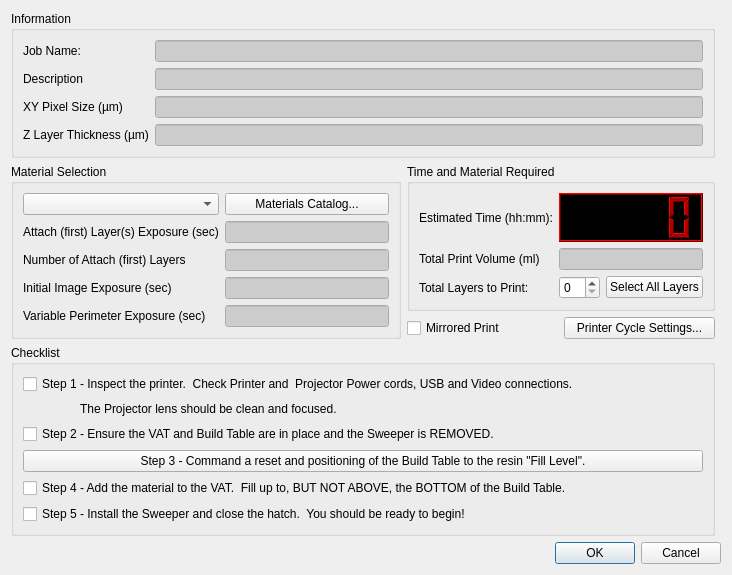
<?xml version="1.0" encoding="UTF-8"?>
<ui version="4.0">
 <class>DlgPrintPrep</class>
 <widget class="QDialog" name="DlgPrintPrep">
  <property name="geometry">
   <rect>
    <x>0</x>
    <y>0</y>
    <width>732</width>
    <height>522</height>
   </rect>
  </property>
  <property name="windowTitle">
   <string>B9Creator - Print Parameters</string>
  </property>
  <layout class="QGridLayout" name="gridLayout_5">
   <item row="0" column="1" colspan="3">
    <widget class="QGroupBox" name="groupBox_2">
     <property name="title">
      <string>Information</string>
     </property>
     <layout class="QGridLayout" name="gridLayout_2">
      <item row="0" column="1" colspan="2">
       <widget class="QLineEdit" name="lineEditName">
        <property name="sizePolicy">
         <sizepolicy hsizetype="Preferred" vsizetype="Fixed">
          <horstretch>0</horstretch>
          <verstretch>0</verstretch>
         </sizepolicy>
        </property>
        <property name="palette">
         <palette>
          <active>
           <colorrole role="Text">
            <brush brushstyle="SolidPattern">
             <color alpha="255">
              <red>0</red>
              <green>0</green>
              <blue>188</blue>
             </color>
            </brush>
           </colorrole>
           <colorrole role="Base">
            <brush brushstyle="SolidPattern">
             <color alpha="255">
              <red>204</red>
              <green>204</green>
              <blue>204</blue>
             </color>
            </brush>
           </colorrole>
          </active>
          <inactive>
           <colorrole role="Text">
            <brush brushstyle="SolidPattern">
             <color alpha="255">
              <red>0</red>
              <green>0</green>
              <blue>188</blue>
             </color>
            </brush>
           </colorrole>
           <colorrole role="Base">
            <brush brushstyle="SolidPattern">
             <color alpha="255">
              <red>204</red>
              <green>204</green>
              <blue>204</blue>
             </color>
            </brush>
           </colorrole>
          </inactive>
          <disabled>
           <colorrole role="Text">
            <brush brushstyle="SolidPattern">
             <color alpha="255">
              <red>120</red>
              <green>120</green>
              <blue>120</blue>
             </color>
            </brush>
           </colorrole>
           <colorrole role="Base">
            <brush brushstyle="SolidPattern">
             <color alpha="255">
              <red>240</red>
              <green>240</green>
              <blue>240</blue>
             </color>
            </brush>
           </colorrole>
          </disabled>
         </palette>
        </property>
        <property name="toolTip">
         <string>Job File Name</string>
        </property>
        <property name="whatsThis">
         <string>Job File Name</string>
        </property>
        <property name="readOnly">
         <bool>true</bool>
        </property>
       </widget>
      </item>
      <item row="1" column="0">
       <widget class="QLabel" name="label_2">
        <property name="text">
         <string>Description</string>
        </property>
       </widget>
      </item>
      <item row="1" column="1" colspan="2">
       <widget class="QLineEdit" name="lineEditDescription">
        <property name="sizePolicy">
         <sizepolicy hsizetype="Preferred" vsizetype="Fixed">
          <horstretch>0</horstretch>
          <verstretch>0</verstretch>
         </sizepolicy>
        </property>
        <property name="palette">
         <palette>
          <active>
           <colorrole role="Text">
            <brush brushstyle="SolidPattern">
             <color alpha="255">
              <red>0</red>
              <green>0</green>
              <blue>188</blue>
             </color>
            </brush>
           </colorrole>
           <colorrole role="Base">
            <brush brushstyle="SolidPattern">
             <color alpha="255">
              <red>204</red>
              <green>204</green>
              <blue>204</blue>
             </color>
            </brush>
           </colorrole>
          </active>
          <inactive>
           <colorrole role="Text">
            <brush brushstyle="SolidPattern">
             <color alpha="255">
              <red>0</red>
              <green>0</green>
              <blue>188</blue>
             </color>
            </brush>
           </colorrole>
           <colorrole role="Base">
            <brush brushstyle="SolidPattern">
             <color alpha="255">
              <red>204</red>
              <green>204</green>
              <blue>204</blue>
             </color>
            </brush>
           </colorrole>
          </inactive>
          <disabled>
           <colorrole role="Text">
            <brush brushstyle="SolidPattern">
             <color alpha="255">
              <red>120</red>
              <green>120</green>
              <blue>120</blue>
             </color>
            </brush>
           </colorrole>
           <colorrole role="Base">
            <brush brushstyle="SolidPattern">
             <color alpha="255">
              <red>240</red>
              <green>240</green>
              <blue>240</blue>
             </color>
            </brush>
           </colorrole>
          </disabled>
         </palette>
        </property>
        <property name="toolTip">
         <string>Job File Description</string>
        </property>
        <property name="whatsThis">
         <string>Job File Description</string>
        </property>
        <property name="readOnly">
         <bool>true</bool>
        </property>
       </widget>
      </item>
      <item row="0" column="0">
       <widget class="QLabel" name="label">
        <property name="sizePolicy">
         <sizepolicy hsizetype="Fixed" vsizetype="Preferred">
          <horstretch>0</horstretch>
          <verstretch>0</verstretch>
         </sizepolicy>
        </property>
        <property name="text">
         <string>Job Name:</string>
        </property>
       </widget>
      </item>
      <item row="3" column="0">
       <widget class="QLabel" name="label_4">
        <property name="text">
         <string>Z Layer Thickness (µm)</string>
        </property>
       </widget>
      </item>
      <item row="3" column="1" colspan="2">
       <widget class="QLineEdit" name="lineEditZSizeMicrons">
        <property name="sizePolicy">
         <sizepolicy hsizetype="Preferred" vsizetype="Fixed">
          <horstretch>0</horstretch>
          <verstretch>0</verstretch>
         </sizepolicy>
        </property>
        <property name="palette">
         <palette>
          <active>
           <colorrole role="Text">
            <brush brushstyle="SolidPattern">
             <color alpha="255">
              <red>0</red>
              <green>0</green>
              <blue>188</blue>
             </color>
            </brush>
           </colorrole>
           <colorrole role="Base">
            <brush brushstyle="SolidPattern">
             <color alpha="255">
              <red>204</red>
              <green>204</green>
              <blue>204</blue>
             </color>
            </brush>
           </colorrole>
          </active>
          <inactive>
           <colorrole role="Text">
            <brush brushstyle="SolidPattern">
             <color alpha="255">
              <red>0</red>
              <green>0</green>
              <blue>188</blue>
             </color>
            </brush>
           </colorrole>
           <colorrole role="Base">
            <brush brushstyle="SolidPattern">
             <color alpha="255">
              <red>204</red>
              <green>204</green>
              <blue>204</blue>
             </color>
            </brush>
           </colorrole>
          </inactive>
          <disabled>
           <colorrole role="Text">
            <brush brushstyle="SolidPattern">
             <color alpha="255">
              <red>120</red>
              <green>120</green>
              <blue>120</blue>
             </color>
            </brush>
           </colorrole>
           <colorrole role="Base">
            <brush brushstyle="SolidPattern">
             <color alpha="255">
              <red>240</red>
              <green>240</green>
              <blue>240</blue>
             </color>
            </brush>
           </colorrole>
          </disabled>
         </palette>
        </property>
        <property name="toolTip">
         <string>Job was sliced using this layer thickness</string>
        </property>
        <property name="whatsThis">
         <string>Job was sliced using this layer thickness</string>
        </property>
        <property name="text">
         <string/>
        </property>
        <property name="readOnly">
         <bool>true</bool>
        </property>
       </widget>
      </item>
      <item row="2" column="1" colspan="2">
       <widget class="QLineEdit" name="lineEditXYPixelSizeMicrons">
        <property name="sizePolicy">
         <sizepolicy hsizetype="Preferred" vsizetype="Fixed">
          <horstretch>0</horstretch>
          <verstretch>0</verstretch>
         </sizepolicy>
        </property>
        <property name="palette">
         <palette>
          <active>
           <colorrole role="Text">
            <brush brushstyle="SolidPattern">
             <color alpha="255">
              <red>0</red>
              <green>0</green>
              <blue>188</blue>
             </color>
            </brush>
           </colorrole>
           <colorrole role="Base">
            <brush brushstyle="SolidPattern">
             <color alpha="255">
              <red>204</red>
              <green>204</green>
              <blue>204</blue>
             </color>
            </brush>
           </colorrole>
          </active>
          <inactive>
           <colorrole role="Text">
            <brush brushstyle="SolidPattern">
             <color alpha="255">
              <red>0</red>
              <green>0</green>
              <blue>188</blue>
             </color>
            </brush>
           </colorrole>
           <colorrole role="Base">
            <brush brushstyle="SolidPattern">
             <color alpha="255">
              <red>204</red>
              <green>204</green>
              <blue>204</blue>
             </color>
            </brush>
           </colorrole>
          </inactive>
          <disabled>
           <colorrole role="Text">
            <brush brushstyle="SolidPattern">
             <color alpha="255">
              <red>120</red>
              <green>120</green>
              <blue>120</blue>
             </color>
            </brush>
           </colorrole>
           <colorrole role="Base">
            <brush brushstyle="SolidPattern">
             <color alpha="255">
              <red>240</red>
              <green>240</green>
              <blue>240</blue>
             </color>
            </brush>
           </colorrole>
          </disabled>
         </palette>
        </property>
        <property name="toolTip">
         <string>Job was sliced for this XY Pixel Size</string>
        </property>
        <property name="whatsThis">
         <string>Job was sliced for this XY Pixel Size</string>
        </property>
        <property name="text">
         <string/>
        </property>
        <property name="readOnly">
         <bool>true</bool>
        </property>
       </widget>
      </item>
      <item row="2" column="0">
       <widget class="QLabel" name="label_3">
        <property name="text">
         <string>XY Pixel Size (µm)</string>
        </property>
       </widget>
      </item>
     </layout>
    </widget>
   </item>
   <item row="3" column="1" colspan="3">
    <widget class="QGroupBox" name="groupBoxCheckList">
     <property name="title">
      <string>Checklist</string>
     </property>
     <layout class="QGridLayout" name="gridLayout">
      <item row="0" column="0" colspan="3">
       <widget class="QCheckBox" name="checkBoxStep1">
        <property name="toolTip">
         <string>Step 1 - Inspect the Printer.</string>
        </property>
        <property name="whatsThis">
         <string>Step 1 - Inspect the Printer.  Make sure everything is connected and ready to go.</string>
        </property>
        <property name="text">
         <string>Step 1 - Inspect the printer.  Check Printer and  Projector Power cords, USB and Video connections.</string>
        </property>
       </widget>
      </item>
      <item row="2" column="0" colspan="3">
       <widget class="QCheckBox" name="checkBoxStep2">
        <property name="toolTip">
         <string>Step 2 - Remove the Sweeper.</string>
        </property>
        <property name="whatsThis">
         <string>Step 2 - Remove the Sweeper.  The upcoming reset and repositioning to the fill position may damage the PDMS if the VAT is dry.</string>
        </property>
        <property name="text">
         <string>Step 2 - Ensure the VAT and Build Table are in place and the Sweeper is REMOVED.</string>
        </property>
       </widget>
      </item>
      <item row="3" column="0" colspan="3">
       <widget class="QPushButton" name="pushButtonStep3">
        <property name="toolTip">
         <string>Click to reset the printer and move to the fill position.</string>
        </property>
        <property name="whatsThis">
         <string>Click to reset the printer and move to the fill position.  The Build Table and Sweeper should be removed for &quot;Dry Runs&quot;</string>
        </property>
        <property name="text">
         <string>Step 3 - Command a reset and positioning of the Build Table to the resin &quot;Fill Level&quot;.</string>
        </property>
       </widget>
      </item>
      <item row="4" column="0" colspan="3">
       <widget class="QCheckBox" name="checkBoxStep4">
        <property name="toolTip">
         <string>Fill the VAT with Resin. DO NOT OVERFILL!</string>
        </property>
        <property name="whatsThis">
         <string>Fill the VAT with Resin. DO NOT OVERFILL!  If the resin begins to run low, you can pause the print and add more.</string>
        </property>
        <property name="text">
         <string>Step 4 - Add the material to the VAT.  Fill up to, BUT NOT ABOVE, the BOTTOM of the Build Table.</string>
        </property>
       </widget>
      </item>
      <item row="5" column="0" colspan="3">
       <widget class="QCheckBox" name="checkBoxStep5">
        <property name="toolTip">
         <string>Intall the Sweeper and close the Hatch</string>
        </property>
        <property name="whatsThis">
         <string>Intall the Sweeper and close the Hatch</string>
        </property>
        <property name="text">
         <string>Step 5 - Install the Sweeper and close the hatch.  You should be ready to begin!</string>
        </property>
       </widget>
      </item>
      <item row="1" column="2">
       <widget class="QLabel" name="label_Step1a">
        <property name="sizePolicy">
         <sizepolicy hsizetype="Expanding" vsizetype="Preferred">
          <horstretch>0</horstretch>
          <verstretch>0</verstretch>
         </sizepolicy>
        </property>
        <property name="text">
         <string>The Projector lens should be clean and focused.</string>
        </property>
       </widget>
      </item>
      <item row="1" column="0">
       <spacer name="horizontalSpacer">
        <property name="orientation">
         <enum>Qt::Horizontal</enum>
        </property>
        <property name="sizeType">
         <enum>QSizePolicy::Fixed</enum>
        </property>
        <property name="sizeHint" stdset="0">
         <size>
          <width>45</width>
          <height>18</height>
         </size>
        </property>
       </spacer>
      </item>
     </layout>
    </widget>
   </item>
   <item row="4" column="1" colspan="4">
    <widget class="QDialogButtonBox" name="buttonBox">
     <property name="enabled">
      <bool>true</bool>
     </property>
     <property name="toolTip">
      <string>Print or Cancel the process</string>
     </property>
     <property name="whatsThis">
      <string/>
     </property>
     <property name="orientation">
      <enum>Qt::Horizontal</enum>
     </property>
     <property name="standardButtons">
      <set>QDialogButtonBox::Cancel|QDialogButtonBox::Ok</set>
     </property>
    </widget>
   </item>
   <item row="1" column="2" colspan="2">
    <widget class="QGroupBox" name="groupBox_4">
     <property name="title">
      <string>Time and Material Required</string>
     </property>
     <layout class="QGridLayout" name="gridLayout_4">
      <item row="0" column="0">
       <widget class="QLabel" name="label_11">
        <property name="text">
         <string>Estimated Time (hh:mm):</string>
        </property>
       </widget>
      </item>
      <item row="0" column="1" colspan="2">
       <widget class="QLCDNumber" name="lcdNumberTimeRequired">
        <property name="sizePolicy">
         <sizepolicy hsizetype="MinimumExpanding" vsizetype="Minimum">
          <horstretch>0</horstretch>
          <verstretch>0</verstretch>
         </sizepolicy>
        </property>
        <property name="minimumSize">
         <size>
          <width>0</width>
          <height>40</height>
         </size>
        </property>
        <property name="palette">
         <palette>
          <active>
           <colorrole role="WindowText">
            <brush brushstyle="SolidPattern">
             <color alpha="255">
              <red>170</red>
              <green>0</green>
              <blue>0</blue>
             </color>
            </brush>
           </colorrole>
           <colorrole role="Light">
            <brush brushstyle="SolidPattern">
             <color alpha="255">
              <red>255</red>
              <green>0</green>
              <blue>0</blue>
             </color>
            </brush>
           </colorrole>
           <colorrole role="Dark">
            <brush brushstyle="SolidPattern">
             <color alpha="255">
              <red>103</red>
              <green>0</green>
              <blue>0</blue>
             </color>
            </brush>
           </colorrole>
           <colorrole role="Text">
            <brush brushstyle="SolidPattern">
             <color alpha="255">
              <red>0</red>
              <green>0</green>
              <blue>0</blue>
             </color>
            </brush>
           </colorrole>
           <colorrole role="ButtonText">
            <brush brushstyle="SolidPattern">
             <color alpha="255">
              <red>0</red>
              <green>0</green>
              <blue>0</blue>
             </color>
            </brush>
           </colorrole>
           <colorrole role="Base">
            <brush brushstyle="SolidPattern">
             <color alpha="255">
              <red>255</red>
              <green>255</green>
              <blue>255</blue>
             </color>
            </brush>
           </colorrole>
           <colorrole role="Window">
            <brush brushstyle="SolidPattern">
             <color alpha="255">
              <red>0</red>
              <green>0</green>
              <blue>0</blue>
             </color>
            </brush>
           </colorrole>
          </active>
          <inactive>
           <colorrole role="WindowText">
            <brush brushstyle="SolidPattern">
             <color alpha="255">
              <red>170</red>
              <green>0</green>
              <blue>0</blue>
             </color>
            </brush>
           </colorrole>
           <colorrole role="Light">
            <brush brushstyle="SolidPattern">
             <color alpha="255">
              <red>255</red>
              <green>0</green>
              <blue>0</blue>
             </color>
            </brush>
           </colorrole>
           <colorrole role="Dark">
            <brush brushstyle="SolidPattern">
             <color alpha="255">
              <red>103</red>
              <green>0</green>
              <blue>0</blue>
             </color>
            </brush>
           </colorrole>
           <colorrole role="Text">
            <brush brushstyle="SolidPattern">
             <color alpha="255">
              <red>0</red>
              <green>0</green>
              <blue>0</blue>
             </color>
            </brush>
           </colorrole>
           <colorrole role="ButtonText">
            <brush brushstyle="SolidPattern">
             <color alpha="255">
              <red>0</red>
              <green>0</green>
              <blue>0</blue>
             </color>
            </brush>
           </colorrole>
           <colorrole role="Base">
            <brush brushstyle="SolidPattern">
             <color alpha="255">
              <red>255</red>
              <green>255</green>
              <blue>255</blue>
             </color>
            </brush>
           </colorrole>
           <colorrole role="Window">
            <brush brushstyle="SolidPattern">
             <color alpha="255">
              <red>0</red>
              <green>0</green>
              <blue>0</blue>
             </color>
            </brush>
           </colorrole>
          </inactive>
          <disabled>
           <colorrole role="WindowText">
            <brush brushstyle="SolidPattern">
             <color alpha="255">
              <red>103</red>
              <green>0</green>
              <blue>0</blue>
             </color>
            </brush>
           </colorrole>
           <colorrole role="Light">
            <brush brushstyle="SolidPattern">
             <color alpha="255">
              <red>255</red>
              <green>0</green>
              <blue>0</blue>
             </color>
            </brush>
           </colorrole>
           <colorrole role="Dark">
            <brush brushstyle="SolidPattern">
             <color alpha="255">
              <red>103</red>
              <green>0</green>
              <blue>0</blue>
             </color>
            </brush>
           </colorrole>
           <colorrole role="Text">
            <brush brushstyle="SolidPattern">
             <color alpha="255">
              <red>103</red>
              <green>0</green>
              <blue>0</blue>
             </color>
            </brush>
           </colorrole>
           <colorrole role="ButtonText">
            <brush brushstyle="SolidPattern">
             <color alpha="255">
              <red>103</red>
              <green>0</green>
              <blue>0</blue>
             </color>
            </brush>
           </colorrole>
           <colorrole role="Base">
            <brush brushstyle="SolidPattern">
             <color alpha="255">
              <red>0</red>
              <green>0</green>
              <blue>0</blue>
             </color>
            </brush>
           </colorrole>
           <colorrole role="Window">
            <brush brushstyle="SolidPattern">
             <color alpha="255">
              <red>0</red>
              <green>0</green>
              <blue>0</blue>
             </color>
            </brush>
           </colorrole>
          </disabled>
         </palette>
        </property>
        <property name="toolTip">
         <string>Estimated hours and minutes to create this object.</string>
        </property>
        <property name="whatsThis">
         <string>Estimated hours and minutes to create this object.  This is an Estimate only!  Actual time may be less depending complexity of the object's shape.</string>
        </property>
        <property name="autoFillBackground">
         <bool>true</bool>
        </property>
        <property name="smallDecimalPoint">
         <bool>false</bool>
        </property>
        <property name="segmentStyle">
         <enum>QLCDNumber::Filled</enum>
        </property>
        <property name="value" stdset="0">
         <double>0.000000000000000</double>
        </property>
       </widget>
      </item>
      <item row="1" column="0">
       <widget class="QLabel" name="label_5">
        <property name="text">
         <string>Total Print Volume (ml)</string>
        </property>
       </widget>
      </item>
      <item row="1" column="1" colspan="2">
       <widget class="QLineEdit" name="lineEditVolume">
        <property name="palette">
         <palette>
          <active>
           <colorrole role="Text">
            <brush brushstyle="SolidPattern">
             <color alpha="255">
              <red>0</red>
              <green>0</green>
              <blue>188</blue>
             </color>
            </brush>
           </colorrole>
           <colorrole role="Base">
            <brush brushstyle="SolidPattern">
             <color alpha="255">
              <red>204</red>
              <green>204</green>
              <blue>204</blue>
             </color>
            </brush>
           </colorrole>
          </active>
          <inactive>
           <colorrole role="Text">
            <brush brushstyle="SolidPattern">
             <color alpha="255">
              <red>0</red>
              <green>0</green>
              <blue>188</blue>
             </color>
            </brush>
           </colorrole>
           <colorrole role="Base">
            <brush brushstyle="SolidPattern">
             <color alpha="255">
              <red>204</red>
              <green>204</green>
              <blue>204</blue>
             </color>
            </brush>
           </colorrole>
          </inactive>
          <disabled>
           <colorrole role="Text">
            <brush brushstyle="SolidPattern">
             <color alpha="255">
              <red>120</red>
              <green>120</green>
              <blue>120</blue>
             </color>
            </brush>
           </colorrole>
           <colorrole role="Base">
            <brush brushstyle="SolidPattern">
             <color alpha="255">
              <red>240</red>
              <green>240</green>
              <blue>240</blue>
             </color>
            </brush>
           </colorrole>
          </disabled>
         </palette>
        </property>
        <property name="toolTip">
         <string>Object's volume in milliliters</string>
        </property>
        <property name="whatsThis">
         <string>Object's volume in milliliters</string>
        </property>
        <property name="text">
         <string/>
        </property>
        <property name="readOnly">
         <bool>true</bool>
        </property>
       </widget>
      </item>
      <item row="2" column="0">
       <widget class="QLabel" name="label_10">
        <property name="text">
         <string>Total Layers to Print:</string>
        </property>
       </widget>
      </item>
      <item row="2" column="1">
       <widget class="QSpinBox" name="spinBoxLayersToPrint">
        <property name="toolTip">
         <string>Number of layers to print</string>
        </property>
        <property name="whatsThis">
         <string>Number of layers to print</string>
        </property>
        <property name="singleStep">
         <number>5</number>
        </property>
       </widget>
      </item>
      <item row="2" column="2">
       <widget class="QPushButton" name="pushButtonResetPrintAll">
        <property name="sizePolicy">
         <sizepolicy hsizetype="Preferred" vsizetype="Fixed">
          <horstretch>0</horstretch>
          <verstretch>0</verstretch>
         </sizepolicy>
        </property>
        <property name="toolTip">
         <string>Print all Layers</string>
        </property>
        <property name="whatsThis">
         <string>Print all Layers</string>
        </property>
        <property name="text">
         <string>Select All Layers</string>
        </property>
       </widget>
      </item>
     </layout>
    </widget>
   </item>
   <item row="1" column="1" rowspan="2">
    <widget class="QGroupBox" name="groupBox_3">
     <property name="title">
      <string>Material Selection</string>
     </property>
     <layout class="QGridLayout" name="gridLayout_3">
      <item row="0" column="0">
       <widget class="QComboBox" name="comboBoxMaterial">
        <property name="toolTip">
         <string>Select the material to be used</string>
        </property>
        <property name="whatsThis">
         <string>Select the material to be used</string>
        </property>
       </widget>
      </item>
      <item row="0" column="1">
       <widget class="QPushButton" name="pushButtonMatCat">
        <property name="toolTip">
         <string>Modify the Catalog</string>
        </property>
        <property name="whatsThis">
         <string>Modify the Catalog</string>
        </property>
        <property name="text">
         <string>Materials Catalog...</string>
        </property>
       </widget>
      </item>
      <item row="1" column="0">
       <widget class="QLabel" name="label_7">
        <property name="text">
         <string>Attach (first) Layer(s) Exposure (sec)</string>
        </property>
       </widget>
      </item>
      <item row="1" column="1">
       <widget class="QLineEdit" name="lineEditTattach">
        <property name="palette">
         <palette>
          <active>
           <colorrole role="Text">
            <brush brushstyle="SolidPattern">
             <color alpha="255">
              <red>0</red>
              <green>0</green>
              <blue>188</blue>
             </color>
            </brush>
           </colorrole>
           <colorrole role="Base">
            <brush brushstyle="SolidPattern">
             <color alpha="255">
              <red>204</red>
              <green>204</green>
              <blue>204</blue>
             </color>
            </brush>
           </colorrole>
          </active>
          <inactive>
           <colorrole role="Text">
            <brush brushstyle="SolidPattern">
             <color alpha="255">
              <red>0</red>
              <green>0</green>
              <blue>188</blue>
             </color>
            </brush>
           </colorrole>
           <colorrole role="Base">
            <brush brushstyle="SolidPattern">
             <color alpha="255">
              <red>204</red>
              <green>204</green>
              <blue>204</blue>
             </color>
            </brush>
           </colorrole>
          </inactive>
          <disabled>
           <colorrole role="Text">
            <brush brushstyle="SolidPattern">
             <color alpha="255">
              <red>120</red>
              <green>120</green>
              <blue>120</blue>
             </color>
            </brush>
           </colorrole>
           <colorrole role="Base">
            <brush brushstyle="SolidPattern">
             <color alpha="255">
              <red>240</red>
              <green>240</green>
              <blue>240</blue>
             </color>
            </brush>
           </colorrole>
          </disabled>
         </palette>
        </property>
        <property name="toolTip">
         <string>Exposure time for the Attach (first) Layer cure in seconds.</string>
        </property>
        <property name="whatsThis">
         <string>Exposure time for the Attach (first) Layer cure in seconds.</string>
        </property>
        <property name="readOnly">
         <bool>true</bool>
        </property>
       </widget>
      </item>
      <item row="2" column="0">
       <widget class="QLabel" name="label_12">
        <property name="text">
         <string>Number of Attach (first) Layers</string>
        </property>
       </widget>
      </item>
      <item row="2" column="1">
       <widget class="QLineEdit" name="lineEditNumAttach">
        <property name="palette">
         <palette>
          <active>
           <colorrole role="Text">
            <brush brushstyle="SolidPattern">
             <color alpha="255">
              <red>0</red>
              <green>0</green>
              <blue>188</blue>
             </color>
            </brush>
           </colorrole>
           <colorrole role="Base">
            <brush brushstyle="SolidPattern">
             <color alpha="255">
              <red>204</red>
              <green>204</green>
              <blue>204</blue>
             </color>
            </brush>
           </colorrole>
          </active>
          <inactive>
           <colorrole role="Text">
            <brush brushstyle="SolidPattern">
             <color alpha="255">
              <red>0</red>
              <green>0</green>
              <blue>188</blue>
             </color>
            </brush>
           </colorrole>
           <colorrole role="Base">
            <brush brushstyle="SolidPattern">
             <color alpha="255">
              <red>204</red>
              <green>204</green>
              <blue>204</blue>
             </color>
            </brush>
           </colorrole>
          </inactive>
          <disabled>
           <colorrole role="Text">
            <brush brushstyle="SolidPattern">
             <color alpha="255">
              <red>120</red>
              <green>120</green>
              <blue>120</blue>
             </color>
            </brush>
           </colorrole>
           <colorrole role="Base">
            <brush brushstyle="SolidPattern">
             <color alpha="255">
              <red>240</red>
              <green>240</green>
              <blue>240</blue>
             </color>
            </brush>
           </colorrole>
          </disabled>
         </palette>
        </property>
        <property name="toolTip">
         <string>Number of Layers to cure for the above length of time</string>
        </property>
        <property name="whatsThis">
         <string>Number of Layers to cure for the above length of time</string>
        </property>
        <property name="readOnly">
         <bool>true</bool>
        </property>
       </widget>
      </item>
      <item row="3" column="0">
       <widget class="QLabel" name="label_8">
        <property name="toolTip">
         <string>Exposure time for the initial full image cure in seconds.</string>
        </property>
        <property name="whatsThis">
         <string>Exposure time for the initial full image cure in seconds.</string>
        </property>
        <property name="text">
         <string>Initial Image Exposure (sec)</string>
        </property>
       </widget>
      </item>
      <item row="3" column="1">
       <widget class="QLineEdit" name="lineEditTbase">
        <property name="palette">
         <palette>
          <active>
           <colorrole role="Text">
            <brush brushstyle="SolidPattern">
             <color alpha="255">
              <red>0</red>
              <green>0</green>
              <blue>188</blue>
             </color>
            </brush>
           </colorrole>
           <colorrole role="Base">
            <brush brushstyle="SolidPattern">
             <color alpha="255">
              <red>204</red>
              <green>204</green>
              <blue>204</blue>
             </color>
            </brush>
           </colorrole>
          </active>
          <inactive>
           <colorrole role="Text">
            <brush brushstyle="SolidPattern">
             <color alpha="255">
              <red>0</red>
              <green>0</green>
              <blue>188</blue>
             </color>
            </brush>
           </colorrole>
           <colorrole role="Base">
            <brush brushstyle="SolidPattern">
             <color alpha="255">
              <red>204</red>
              <green>204</green>
              <blue>204</blue>
             </color>
            </brush>
           </colorrole>
          </inactive>
          <disabled>
           <colorrole role="Text">
            <brush brushstyle="SolidPattern">
             <color alpha="255">
              <red>120</red>
              <green>120</green>
              <blue>120</blue>
             </color>
            </brush>
           </colorrole>
           <colorrole role="Base">
            <brush brushstyle="SolidPattern">
             <color alpha="255">
              <red>240</red>
              <green>240</green>
              <blue>240</blue>
             </color>
            </brush>
           </colorrole>
          </disabled>
         </palette>
        </property>
        <property name="readOnly">
         <bool>true</bool>
        </property>
       </widget>
      </item>
      <item row="4" column="0">
       <widget class="QLabel" name="label_9">
        <property name="toolTip">
         <string>Exposure time for the secondary, perimeter, image cure in seconds.</string>
        </property>
        <property name="whatsThis">
         <string>Exposure time for the secondary, perimeter, image cure in seconds.</string>
        </property>
        <property name="text">
         <string>Variable Perimeter Exposure (sec)</string>
        </property>
       </widget>
      </item>
      <item row="4" column="1">
       <widget class="QLineEdit" name="lineEditTOver">
        <property name="palette">
         <palette>
          <active>
           <colorrole role="Text">
            <brush brushstyle="SolidPattern">
             <color alpha="255">
              <red>0</red>
              <green>0</green>
              <blue>188</blue>
             </color>
            </brush>
           </colorrole>
           <colorrole role="Base">
            <brush brushstyle="SolidPattern">
             <color alpha="255">
              <red>204</red>
              <green>204</green>
              <blue>204</blue>
             </color>
            </brush>
           </colorrole>
          </active>
          <inactive>
           <colorrole role="Text">
            <brush brushstyle="SolidPattern">
             <color alpha="255">
              <red>0</red>
              <green>0</green>
              <blue>188</blue>
             </color>
            </brush>
           </colorrole>
           <colorrole role="Base">
            <brush brushstyle="SolidPattern">
             <color alpha="255">
              <red>204</red>
              <green>204</green>
              <blue>204</blue>
             </color>
            </brush>
           </colorrole>
          </inactive>
          <disabled>
           <colorrole role="Text">
            <brush brushstyle="SolidPattern">
             <color alpha="255">
              <red>120</red>
              <green>120</green>
              <blue>120</blue>
             </color>
            </brush>
           </colorrole>
           <colorrole role="Base">
            <brush brushstyle="SolidPattern">
             <color alpha="255">
              <red>240</red>
              <green>240</green>
              <blue>240</blue>
             </color>
            </brush>
           </colorrole>
          </disabled>
         </palette>
        </property>
        <property name="text">
         <string/>
        </property>
        <property name="readOnly">
         <bool>true</bool>
        </property>
       </widget>
      </item>
     </layout>
    </widget>
   </item>
   <item row="2" column="3">
    <widget class="QPushButton" name="pushButtonReleaseCycle">
     <property name="sizePolicy">
      <sizepolicy hsizetype="Minimum" vsizetype="Fixed">
       <horstretch>0</horstretch>
       <verstretch>0</verstretch>
      </sizepolicy>
     </property>
     <property name="toolTip">
      <string>Open the Release Cycle Dialog</string>
     </property>
     <property name="whatsThis">
      <string>Open the Release Cycle Dialog</string>
     </property>
     <property name="text">
      <string>Printer Cycle Settings...</string>
     </property>
    </widget>
   </item>
   <item row="2" column="2">
    <widget class="QCheckBox" name="checkBoxMirrored">
     <property name="toolTip">
      <string>Print a &quot;Mirrored&quot; version.</string>
     </property>
     <property name="whatsThis">
      <string>Print a &quot;Mirrored version, ie a &quot;Left Shoe&quot; will print as a &quot;Right Shoe&quot;</string>
     </property>
     <property name="text">
      <string>Mirrored Print</string>
     </property>
    </widget>
   </item>
  </layout>
 </widget>
 <tabstops>
  <tabstop>lineEditName</tabstop>
  <tabstop>lineEditDescription</tabstop>
  <tabstop>lineEditXYPixelSizeMicrons</tabstop>
  <tabstop>lineEditZSizeMicrons</tabstop>
  <tabstop>comboBoxMaterial</tabstop>
  <tabstop>pushButtonMatCat</tabstop>
  <tabstop>lineEditTattach</tabstop>
  <tabstop>lineEditNumAttach</tabstop>
  <tabstop>lineEditTbase</tabstop>
  <tabstop>lineEditTOver</tabstop>
  <tabstop>lineEditVolume</tabstop>
  <tabstop>spinBoxLayersToPrint</tabstop>
  <tabstop>pushButtonResetPrintAll</tabstop>
  <tabstop>pushButtonReleaseCycle</tabstop>
  <tabstop>checkBoxStep1</tabstop>
  <tabstop>checkBoxStep2</tabstop>
  <tabstop>pushButtonStep3</tabstop>
  <tabstop>checkBoxStep4</tabstop>
  <tabstop>checkBoxStep5</tabstop>
  <tabstop>buttonBox</tabstop>
 </tabstops>
 <resources/>
 <connections>
  <connection>
   <sender>buttonBox</sender>
   <signal>accepted()</signal>
   <receiver>DlgPrintPrep</receiver>
   <slot>accept()</slot>
   <hints>
    <hint type="sourcelabel">
     <x>257</x>
     <y>541</y>
    </hint>
    <hint type="destinationlabel">
     <x>157</x>
     <y>274</y>
    </hint>
   </hints>
  </connection>
  <connection>
   <sender>buttonBox</sender>
   <signal>rejected()</signal>
   <receiver>DlgPrintPrep</receiver>
   <slot>reject()</slot>
   <hints>
    <hint type="sourcelabel">
     <x>325</x>
     <y>541</y>
    </hint>
    <hint type="destinationlabel">
     <x>286</x>
     <y>274</y>
    </hint>
   </hints>
  </connection>
 </connections>
 <slots>
  <slot>on_checkBoxMirrored_clicked(bool)</slot>
 </slots>
</ui>
